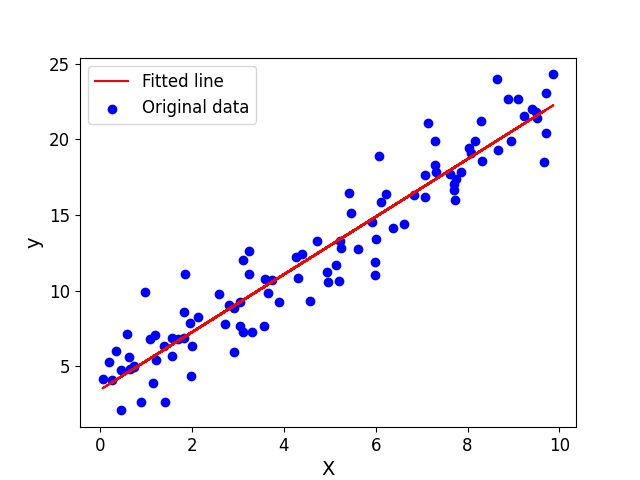

This figure's Python source:
import torch
import torch.nn as nn
import torch.optim as optim
import numpy as np
import matplotlib.pyplot as plt

# Define the linear regression model
class MyNet(nn.Module):
    def __init__(self):
        super().__init__()
        self.linear = nn.Linear(1, 1)

    def forward(self, x):
        return self.linear(x)

# Generate some synthetic data
np.random.seed(42)
X_train = np.random.rand(100, 1) * 10  # Generate 100 random input values
y_train = 2 * X_train + 3 + np.random.randn(100, 1) * 2  # Generate corresponding noisy output values

# Convert data to PyTorch tensors
X_train_tensor = torch.tensor(X_train, dtype=torch.float32)
y_train_tensor = torch.tensor(y_train, dtype=torch.float32)

# Instantiate the model
model = MyNet()

# Define loss function and optimizer
criterion = nn.MSELoss()
optimizer = optim.SGD(model.parameters(), lr=0.01)

# Train the model
num_epochs = 1000
for epoch in range(num_epochs):
    # Forward pass
    outputs = model(X_train_tensor)
    loss = criterion(outputs, y_train_tensor)
    
    # Backward pass and optimization
    optimizer.zero_grad()
    loss.backward()
    optimizer.step()

    # Print loss every 100 epochs
    if (epoch+1) % 100 == 0:
        print(f'Epoch [{epoch+1}/{num_epochs}], Loss: {loss.item():.4f}')

# Plot the fit with increased font sizes for ticks
plt.scatter(X_train, y_train, color='blue', label='Original data')
plt.plot(X_train, model(X_train_tensor).detach().numpy(), color='red', label='Fitted line')
plt.xlabel('X', fontsize=14)
plt.ylabel('y', fontsize=14)
#plt.title('Linear Regression Fit', fontsize=16)
plt.legend(fontsize=12)

# Increase font sizes for ticks
plt.xticks(fontsize=12)
plt.yticks(fontsize=12)
plt.savefig("linearplot.jpeg")

plt.show()
